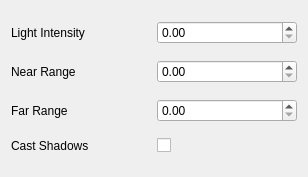
<?xml version="1.0" encoding="UTF-8"?>
<ui version="4.0">
 <class>Form</class>
 <widget class="QWidget" name="Form">
  <property name="geometry">
   <rect>
    <x>0</x>
    <y>0</y>
    <width>308</width>
    <height>177</height>
   </rect>
  </property>
  <property name="windowTitle">
   <string>Form</string>
  </property>
  <layout class="QVBoxLayout" name="verticalLayout">
   <item>
    <layout class="QHBoxLayout" name="horizontalLayout">
     <item>
      <widget class="QLabel" name="label">
       <property name="minimumSize">
        <size>
         <width>75</width>
         <height>0</height>
        </size>
       </property>
       <property name="text">
        <string>Light Intensity</string>
       </property>
      </widget>
     </item>
     <item>
      <widget class="QDoubleSpinBox" name="uiLightIntensity"/>
     </item>
    </layout>
   </item>
   <item>
    <layout class="QHBoxLayout" name="horizontalLayout_2">
     <item>
      <widget class="QLabel" name="label_2">
       <property name="minimumSize">
        <size>
         <width>75</width>
         <height>0</height>
        </size>
       </property>
       <property name="text">
        <string>Near Range</string>
       </property>
      </widget>
     </item>
     <item>
      <widget class="QDoubleSpinBox" name="uiNear"/>
     </item>
    </layout>
   </item>
   <item>
    <layout class="QHBoxLayout" name="horizontalLayout_3">
     <item>
      <widget class="QLabel" name="label_3">
       <property name="minimumSize">
        <size>
         <width>75</width>
         <height>0</height>
        </size>
       </property>
       <property name="text">
        <string>Far Range</string>
       </property>
      </widget>
     </item>
     <item>
      <widget class="QDoubleSpinBox" name="uiFar"/>
     </item>
    </layout>
   </item>
   <item>
    <layout class="QHBoxLayout" name="horizontalLayout_4">
     <item>
      <widget class="QLabel" name="label_4">
       <property name="minimumSize">
        <size>
         <width>75</width>
         <height>0</height>
        </size>
       </property>
       <property name="text">
        <string>Cast Shadows</string>
       </property>
      </widget>
     </item>
     <item>
      <widget class="QCheckBox" name="uiShadow">
       <property name="text">
        <string/>
       </property>
      </widget>
     </item>
    </layout>
   </item>
  </layout>
 </widget>
 <resources/>
 <connections/>
</ui>
